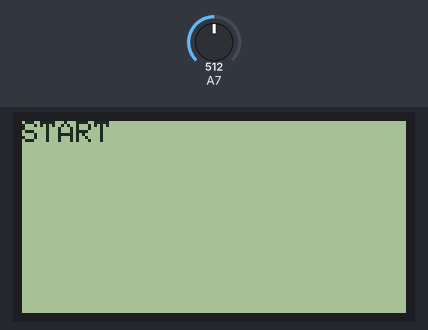
A sketch run on a simulated Arduino Uno, built with avr-gcc and run on an emulated ATmega328P. Parts: 128×64 one-colour display. The test bench sets the inputs (shaded band); at power-on: A7 = 512. What the sketch prints to the serial monitor is not drawn.

Above: at 2.2 s.
2.3 s: A7 set to 483
At 9.5 s:
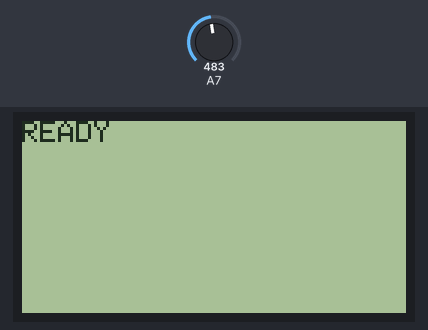
10.1 s: A7 set to 510
At 15.1 s:
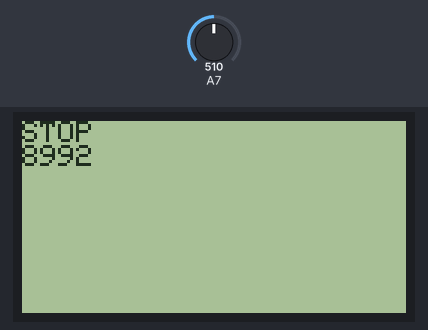
15.5 s: A7 set to 490
At 18.4 s:
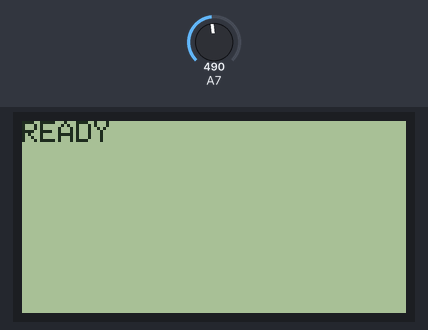
Timing chart, 0 to 19.9 s (numbered marks = the images above; inputs shaded):
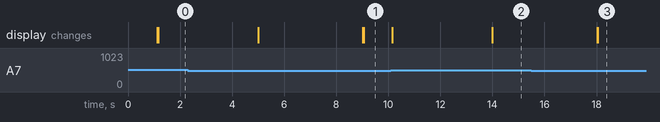

The sketch:

ldr_with_glcd_for_acc.ino
```cpp
#include <openGLCD.h>
 unsigned long a=0,b=0,c=0;
  int i=0;


void setup()
{
  // Initialize the GLCD
  GLCD.Init();

Serial.begin(9600);
 // Select the font for the default text area
  GLCD.SelectFont(System5x7);
  GLCD.print("Initialising");
  delay(1000);
 GLCD.ClearScreen();
}

void loop()
{
  // set the cursor to column 0, line 1
  // (note: line 1 is the second row, since counting begins with 0):

 if(i==0)
{GLCD.CursorTo(0, 0);
   GLCD.print("READY");
   }

   Serial.println(analogRead(7));
   if(analogRead(7)>500)
{
  b=a;
  a=millis();
  Serial.println(a);
  c=a-b;
  i++;
  delay(10);
  if(i=1){
  GLCD.CursorTo(0, 0);
   GLCD.print("START");
    delay(3800);
   }
 if(i=2)
 {
 GLCD.ClearScreen();
   GLCD.CursorTo(0, 0);
   GLCD.print("STOP");
   GLCD.CursorTo(0, 1);
  GLCD.print(c);
  delay(4000);
   GLCD.ClearScreen();
   i=0;
 }
}

 }
```

Measured:
- the behaviour switches between 501 and 500 on A7 (found by bisection; images 0 and 1)
- after the input at 2.3 s, the display: first differs from a run without the input after 6.8 s (image 1)
- after the input at 10.1 s, the display: first changes after 0.05 s (image 2 shows a later state)
- after the input at 15.5 s, the display: first differs from a run without the input after 2.5 s (image 3)
